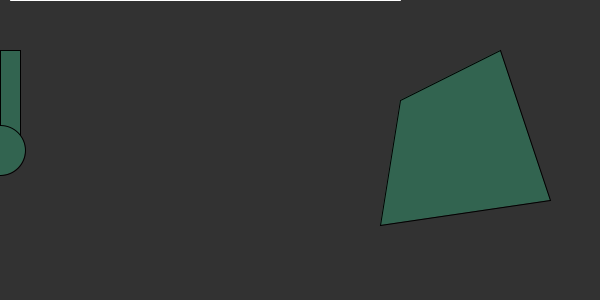
Frame 1 (no input)
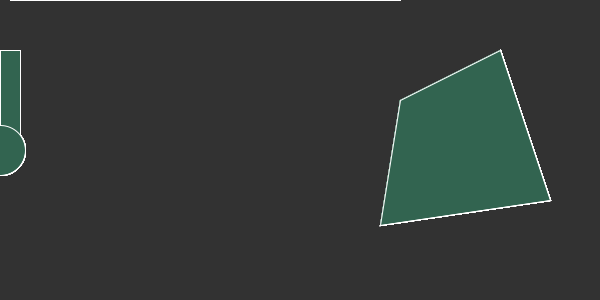
Frame 60 (the mouse pressed at the canvas centre just before this capture)
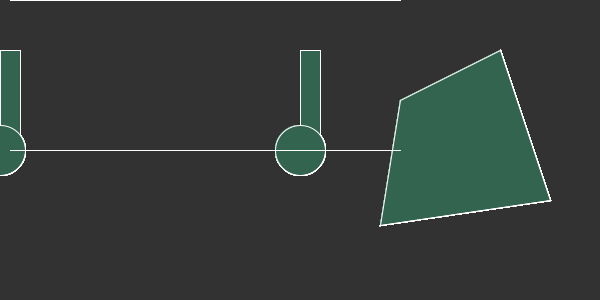
Frame 120 (the mouse held since frame 60 and released just before this capture)

The Processing sketch that drew these frames (run headless with seeded random() and noise(); from frame 60 on, the mouse is pressed at the canvas centre):

// Processing sketch: processing_88005
// ── processing_88005.pde

int RED = 50;
int GREEN = 50;
int BLUE = 50;

void setup(){
  size(600, 300);
  background(RED, GREEN, BLUE);
}

void draw(){
  fill(RED, 100, 80);
  rect(mouseX, 50, 20, 100);
  ellipse(mouseX, height/2, 50, 50);
  quad(400, 100, 500, 50, 550, 200, 380, 225);
  
  stroke(255);
  line(10, mouseY, 400, mouseY);
}
